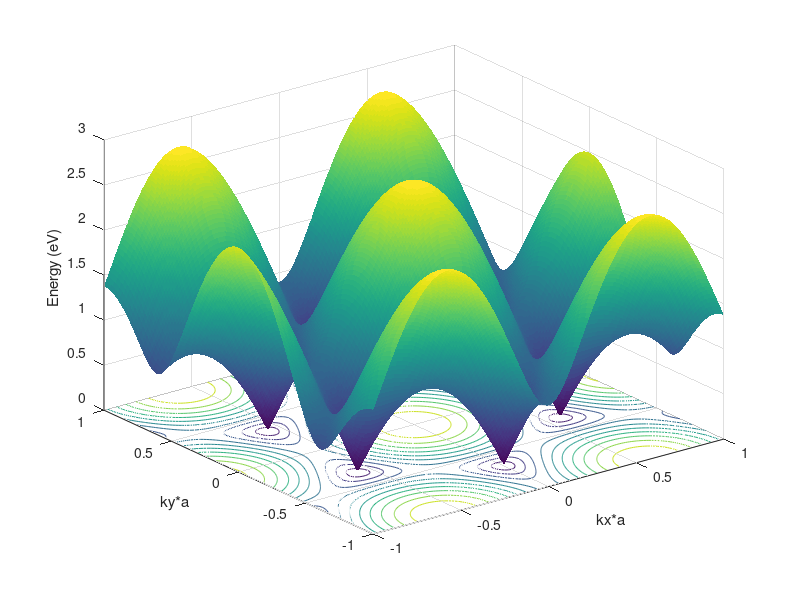
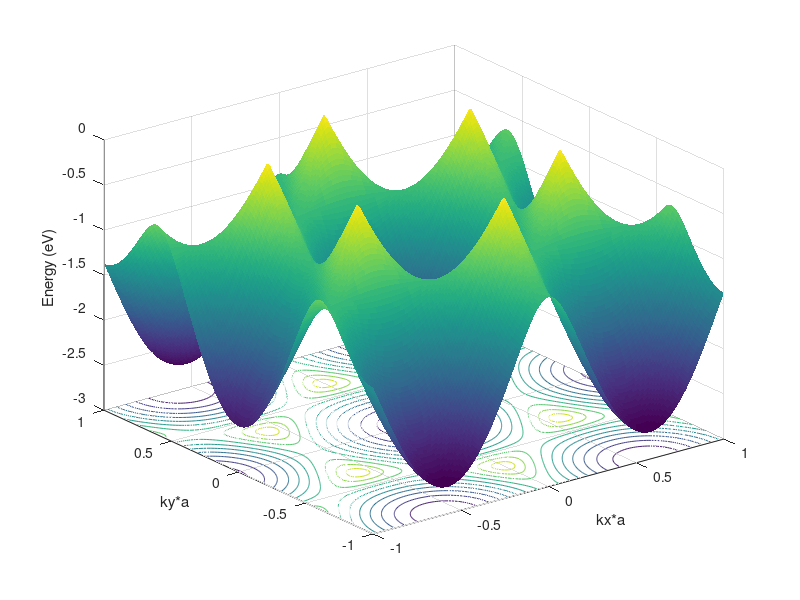
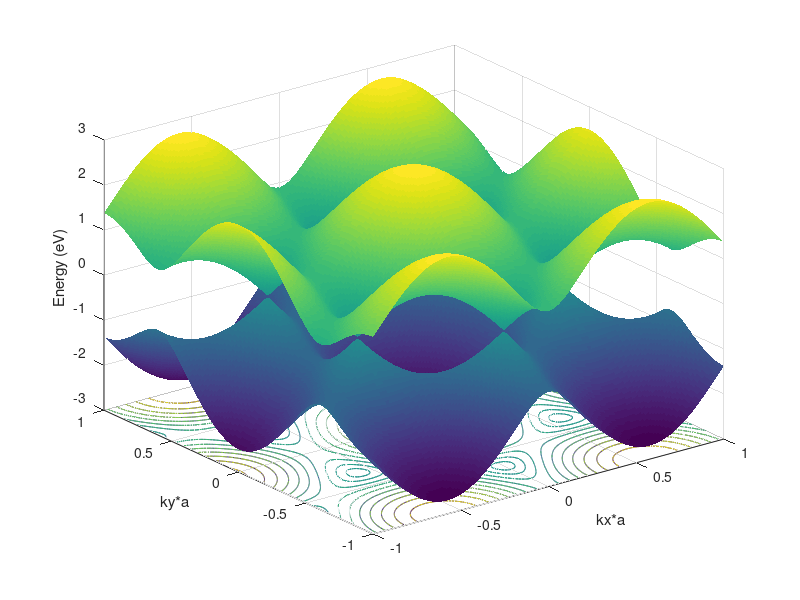

Here is the MATLAB script that generated these plots, in order:
function GrapheneBandStructure

close all;
close all hidden;
clear all;
clc;

E0 = 0;
gamma0p = 0;
gamma0 = 0.9;

kx = -1:.01:1;
ky = kx;

[gkx,gky] = meshgrid(kx,ky);

H11 = E0-2*gamma0p*(cos(2*pi*gky)+2*cos(pi*sqrt(3)*gkx).*cos(pi*gky));
H12 = gamma0*sqrt(1+4*cos(pi*gky).^2+4*cos(pi*gky).*cos(pi*gkx*sqrt(3)));

Bandp = H11+H12;
Bandm = H11-H12;

p = mfilename('fullpath');
[PATH,NAME,EXT] = fileparts(p);

figure;
surfc(kx,ky,Bandp,'EdgeAlpha',0);
ApplyLabels
print(gcf,'-djpeg',horzcat(PATH,'/TopBand.jpg'));
figure;
surfc(kx,ky,Bandm,'EdgeAlpha',0);
ApplyLabels
print(gcf,'-djpeg',horzcat(PATH,'/BottomBand.jpg'));
figure
surfc(kx,ky,Bandm,'EdgeAlpha',0);
hold on;
surfc(kx,ky,Bandp,'EdgeAlpha',0);
ApplyLabels
print(gcf,'-djpeg',horzcat(PATH,'/BothBands.jpg'));

test = 1;

function ApplyLabels
xlabel('kx*a');
ylabel('ky*a');
zlabel('Energy (eV)');